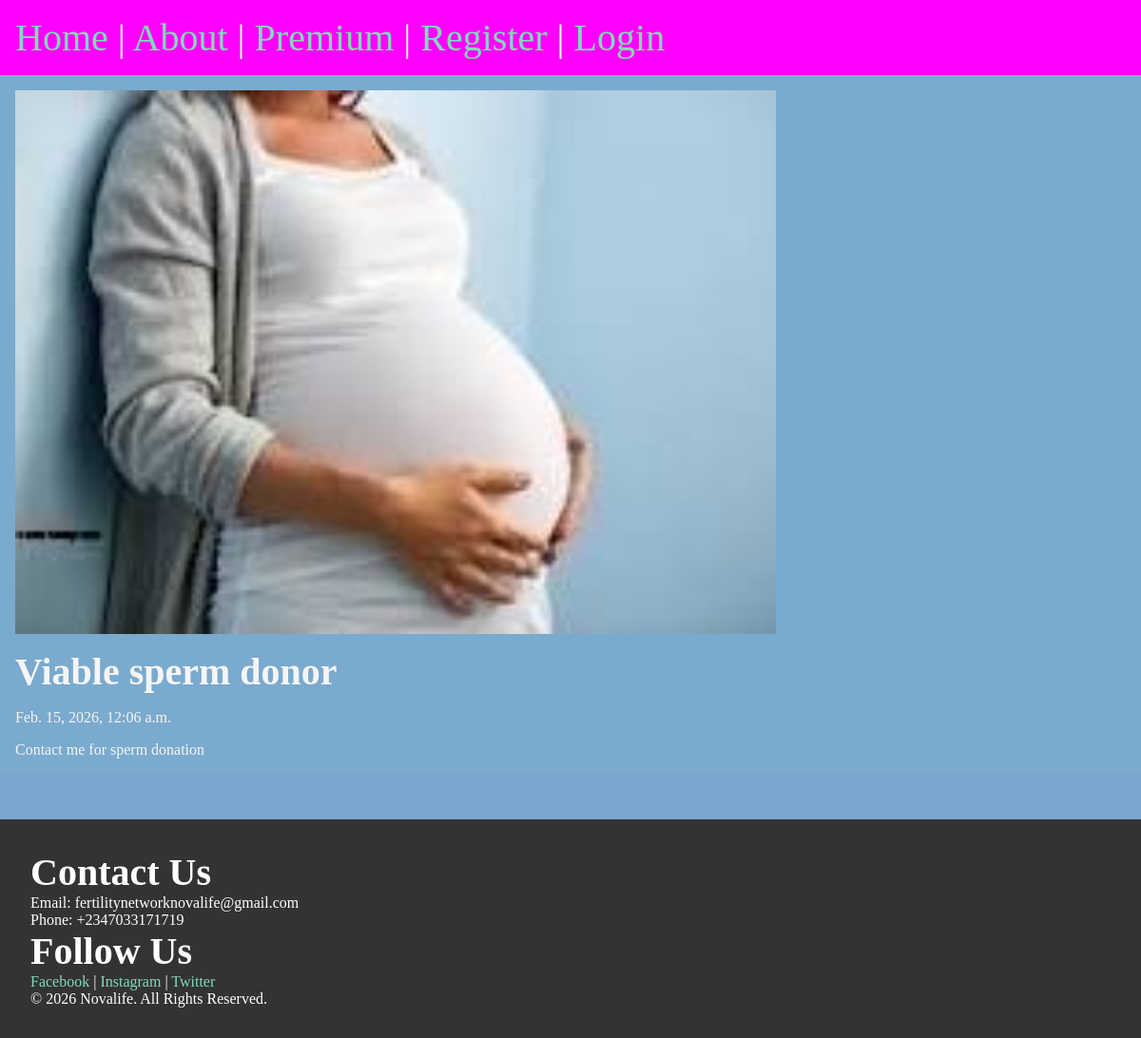
The app's page /posts/sperm-d with its own data.
### posts/models.py (models this page shows, shortened)
class Post(models.Model):
    title=models.CharField(max_length=75)
    body=models.TextField()
    email=models.EmailField(max_length=254,unique=True,blank=True,null=True)
    phone_number = PhoneNumberField(region="US", blank=True)
    slug=models.SlugField()
    date =models.DateTimeField(auto_now_add=True)
    banner =models.ImageField(default='fallback.jpg',blank=True)
    author =models.ForeignKey(User,on_delete=models.CASCADE,default=None)

### posts/views.py (the view)
# urls.py: path('<slug:slug>',views.post_page ,name = "page"),
def post_page(request,slug):
    post  =Post.objects.get(slug=slug)
    return render(request,'posts/post_page.html',{'post':post})

### posts/templates/posts/post_page.html (shortened to what this page needs)
  {% extends "layout.html" %}
 {%block content %}
 <section>
  <img
  class="banner"
      src="{{post.banner.url}}"
      alt="{{post.title}}"
    />
    <h1> {{post.title}}</h1>
    <p>{{post.date}}</p>
     <p> {{post.body}}</p>
 </section>
  {% endblock %}

### static/css/style.css (style rules this page uses)
* { margin: 0; padding: 0; box-sizing: border-box; }
body { min-height: 100vh; background-color:#7aa5ce; color: whitesmoke; font-size: 3rem; }
section { display: flex; flex-flow: column; gap: 1rem; background-color:#7AAACE; }
h1, h2 { font-size: 2.5rem; }
p { font-size: 1rem; }
.banner { display: block; width: 100%; max-width: 800px; }

### records on screen
Post: banner (picture), title "Viable sperm donor", date "Feb. 15, 2026, 12:06 a.m.", body "Contact me for sperm donation"
